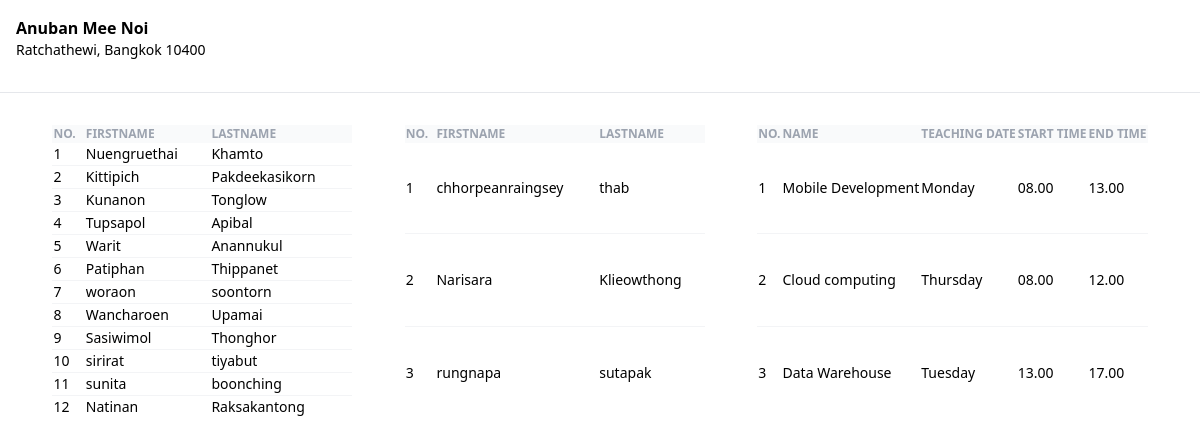
The page / on the database its author committed.
### classroom/models.py (models this page shows)
class Student(models.Model):
    first_name = models.CharField(max_length=200)
    last_name = models.CharField(max_length=300)
    email = models.EmailField()

class Teacher(models.Model):
    first_name = models.CharField(max_length=200)
    last_name = models.CharField(max_length=300)
    email = models.EmailField()

class Course(models.Model):
    subject_name = models.CharField(max_length=300)
    teach_date = models.CharField(max_length=50)
    start_time = models.CharField(max_length=6)
    end_time = models.CharField(max_length=6)

### classroom/views.py (the view)
# urls.py: 2. Add a URL to urlpatterns:  path('', Home.as_view(), name='home')
def Home(req):
    student = Student.objects.all()
    teacher = Teacher.objects.all()
    course = Course.objects.all()
    student_count = Student.objects.all().count()
    teacher_count = Teacher.objects.all().count()
    db = ['Students', 'Teachers']
    counts = [student_count, teacher_count]
    colors = Spectral4[:2]
    source = ColumnDataSource(data=dict(db=db, counts=counts, color=colors))
    p = figure(x_range=db, y_range=(0, max(counts) + 2), height=350, title="Counts",
               toolbar_location=None, tools="")
    p.vbar(x='db', top='counts', width=0.9, color='color', legend_field="db", source=source)
    p.xgrid.grid_line_color = None
    p.legend.orientation = "horizontal"
    p.legend.location = "top_center"
    df = pd.DataFrame({'Count': [student_count, teacher_count]}, index=['Students', 'Teachers'])
    df.columns.name = 'Student and Teacher'
    context = {
        "student" : student,
        "teacher" : teacher,
        "course" : course,
        'graph_script': show(p, include_plotlyjs=False, output_type='div'),
        'dataframe': df.to_html(classes='table'),
    }
    return render(req, "pages/home.html", context)

### classroom/template/pages/home.html
{% extends 'base.html' %} {% block content %}
<body hhx-headers='{"X-CSRFToken": "{{ csrf_token }}"}'>
  <header class="w-full mx-auto">
    <div class="mx-4 my-4">
      <h1 class="font-bold">Anuban Mee Noi</h1>
      <p class="text-sm">Ratchathewi, Bangkok 10400</p>
    </div>
  </header>
  <hr class="h-px my-8 bg-gray-200 border-0 dark:bg-gray-270" />
  <div class="flex justify-evenly">
    <table id="StudentTable" class="table-auto w-1/4">
      <thead class="text-xs font-semibold uppercase text-gray-400 bg-gray-50">
        <tr class="p-2 whitespace-nowrap font-semibold text-left">
          <th>No.</th>
          <th>Firstname</th>
          <th>Lastname</th>
        </tr>
      </thead>
      <tbody class="text-sm divide-y divide-gray-100">
        {% for student in student %}
        <tr class="p-2 whitespace-nowrap text-left">
          <td>{{ forloop.counter }}</td>
          <td>{{ student.first_name }}</td>
          <td>{{ student.last_name }}</td>
        </tr>
        {% endfor %}
      </tbody>
    </table>
    <table id="TeacherTable" class="table-auto w-1/4">
      <thead class="text-xs font-semibold uppercase text-gray-400 bg-gray-50">
        <tr class="p-2 whitespace-nowrap font-semibold text-left">
          <th>No.</th>
          <th>Firstname</th>
          <th>Lastname</th>
        </tr>
      </thead>
      <tbody class="text-sm divide-y divide-gray-100">
        {% for teacher in teacher %}
        <tr class="p-2 whitespace-nowrap text-left">
          <td>{{ forloop.counter }}</td>
          <td>{{ teacher.first_name }}</td>
          <td>{{ teacher.last_name }}</td>
        </tr>
        {% endfor %}
      </tbody>
    </table>
    <table id="CourseTable" class="table-auto w-1/4">
      <thead class="text-xs font-semibold uppercase text-gray-400 bg-gray-50">
        <tr class="p-2 whitespace-nowrap font-semibold text-left">
          <th>No.</th>
          <th>Name</th>
          <th>Teaching Date</th>
          <th>Start time</th>
          <th>End time</th>
        </tr>
      </thead>
      <tbody class="text-sm divide-y divide-gray-100">
        {% for course in course %}
        <tr class="p-2 whitespace-nowrap text-left">
          <td>{{ forloop.counter }}</td>
          <td>{{ course.subject_name }}</td>
          <td>{{ course.teach_date }}</td>
          <td>{{ course.start_time }}</td>
          <td>{{ course.end_time }}</td>
        </tr>
        {% endfor %}
      </tbody>
    </table>
  </div>
</body>
{% endblock %}

### classroom/template/base.html (shortened to what this page needs)
<!DOCTYPE html>
<html lang="en">
    <head>
        <script src="https://cdn.tailwindcss.com"></script>
      </head>
<body>
    {% block content %}
    {% endblock %}
</body>
</html>

### rows shown on the page
Student: first_name "Nuengruethai", last_name "Khamto"
Student: first_name "Kittipich", last_name "Pakdeekasikorn"
Student: first_name "Kunanon", last_name "Tonglow"
Student: first_name "Tupsapol", last_name "Apibal"
Student: first_name "Warit", last_name "Anannukul"
Student: first_name "Patiphan", last_name "Thippanet"
Student: first_name "woraon", last_name "soontorn"
Student: first_name "Wancharoen", last_name "Upamai"
Student: first_name "Sasiwimol", last_name "Thonghor"
Student: first_name "sirirat", last_name "tiyabut"
Student: first_name "sunita", last_name "boonching"
Student: first_name "Natinan", last_name "Raksakantong"
Teacher: first_name "chhorpeanraingsey", last_name "thab"
Teacher: first_name "Narisara", last_name "Klieowthong"
Teacher: first_name "rungnapa", last_name "sutapak"
Course: subject_name "Mobile Development", teach_date "Monday", start_time "08.00", end_time "13.00"
Course: subject_name "Cloud computing", teach_date "Thursday", start_time "08.00", end_time "12.00"
Course: subject_name "Data Warehouse", teach_date "Tuesday", start_time "13.00", end_time "17.00"
